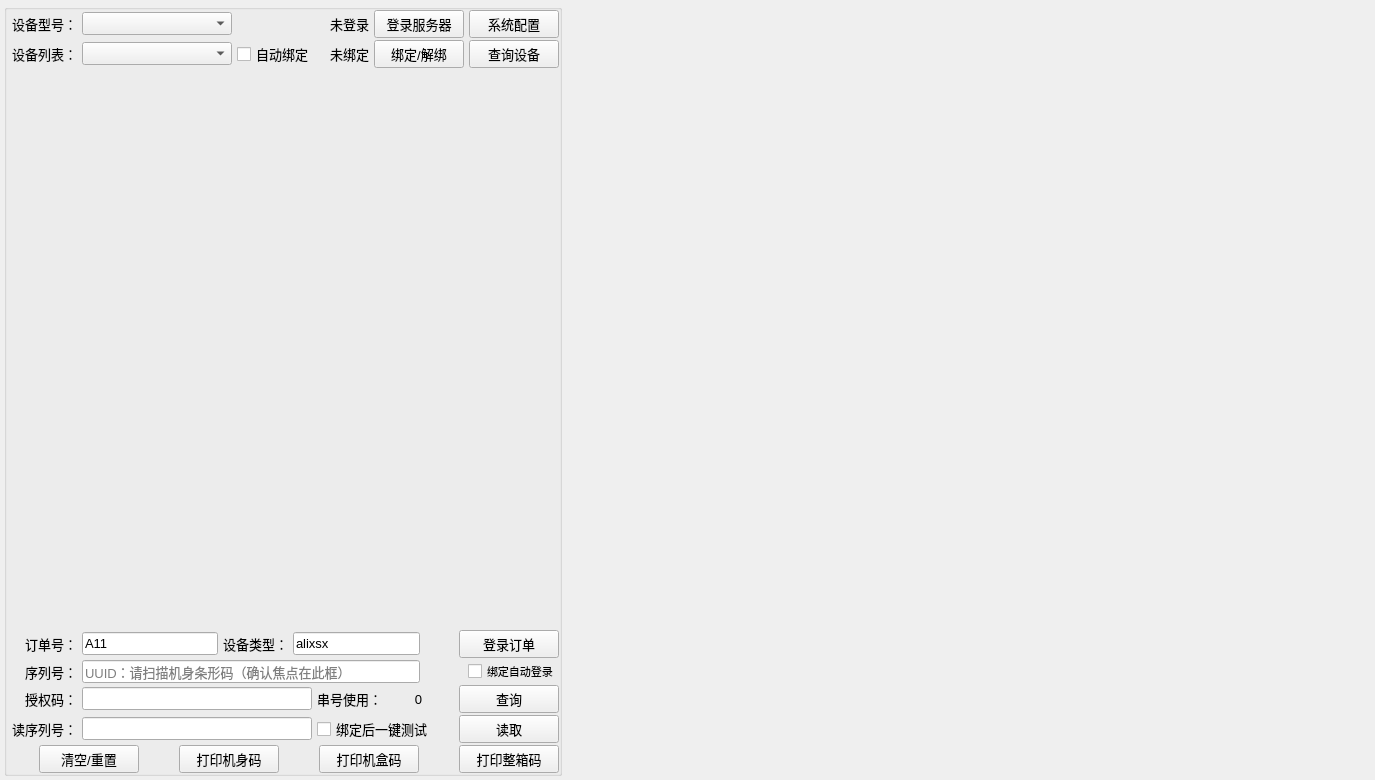
<?xml version="1.0" encoding="UTF-8"?>
<ui version="4.0">
 <class>MainWidget</class>
 <widget class="QWidget" name="MainWidget">
  <property name="geometry">
   <rect>
    <x>0</x>
    <y>0</y>
    <width>1375</width>
    <height>780</height>
   </rect>
  </property>
  <property name="font">
   <font>
    <pointsize>10</pointsize>
   </font>
  </property>
  <property name="windowTitle">
   <string>MainWidget</string>
  </property>
  <layout class="QHBoxLayout" name="horizontalLayout_4">
   <property name="spacing">
    <number>3</number>
   </property>
   <property name="leftMargin">
    <number>3</number>
   </property>
   <property name="topMargin">
    <number>3</number>
   </property>
   <property name="rightMargin">
    <number>3</number>
   </property>
   <property name="bottomMargin">
    <number>3</number>
   </property>
   <item>
    <widget class="QWidget" name="widget_left" native="true">
     <property name="minimumSize">
      <size>
       <width>560</width>
       <height>0</height>
      </size>
     </property>
     <property name="maximumSize">
      <size>
       <width>560</width>
       <height>16777215</height>
      </size>
     </property>
     <property name="font">
      <font>
       <pointsize>10</pointsize>
      </font>
     </property>
     <property name="styleSheet">
      <string notr="true"/>
     </property>
     <layout class="QVBoxLayout" name="verticalLayout_3">
      <property name="spacing">
       <number>1</number>
      </property>
      <property name="leftMargin">
       <number>1</number>
      </property>
      <property name="topMargin">
       <number>1</number>
      </property>
      <property name="rightMargin">
       <number>1</number>
      </property>
      <property name="bottomMargin">
       <number>1</number>
      </property>
      <item>
       <widget class="QGroupBox" name="groupBox">
        <property name="font">
         <font>
          <pointsize>10</pointsize>
         </font>
        </property>
        <property name="title">
         <string/>
        </property>
        <layout class="QVBoxLayout" name="verticalLayout">
         <property name="spacing">
          <number>2</number>
         </property>
         <property name="leftMargin">
          <number>0</number>
         </property>
         <property name="topMargin">
          <number>0</number>
         </property>
         <property name="rightMargin">
          <number>0</number>
         </property>
         <property name="bottomMargin">
          <number>0</number>
         </property>
         <item>
          <layout class="QHBoxLayout" name="horizontalLayout_5">
           <property name="spacing">
            <number>5</number>
           </property>
           <property name="leftMargin">
            <number>5</number>
           </property>
           <item>
            <widget class="QLabel" name="label_16">
             <property name="minimumSize">
              <size>
               <width>0</width>
               <height>0</height>
              </size>
             </property>
             <property name="maximumSize">
              <size>
               <width>16777215</width>
               <height>16777215</height>
              </size>
             </property>
             <property name="font">
              <font>
               <pointsize>10</pointsize>
               <bold>false</bold>
              </font>
             </property>
             <property name="text">
              <string>设备型号：</string>
             </property>
             <property name="alignment">
              <set>Qt::AlignmentFlag::AlignRight|Qt::AlignmentFlag::AlignTrailing|Qt::AlignmentFlag::AlignVCenter</set>
             </property>
            </widget>
           </item>
           <item>
            <widget class="QComboBox" name="comboBox_device_type">
             <property name="minimumSize">
              <size>
               <width>150</width>
               <height>0</height>
              </size>
             </property>
             <property name="maximumSize">
              <size>
               <width>120</width>
               <height>16777215</height>
              </size>
             </property>
             <property name="font">
              <font>
               <pointsize>10</pointsize>
               <bold>false</bold>
              </font>
             </property>
            </widget>
           </item>
           <item>
            <spacer name="horizontalSpacer_3">
             <property name="font">
              <font>
               <pointsize>10</pointsize>
              </font>
             </property>
             <property name="orientation">
              <enum>Qt::Orientation::Horizontal</enum>
             </property>
             <property name="sizeHint" stdset="0">
              <size>
               <width>40</width>
               <height>20</height>
              </size>
             </property>
            </spacer>
           </item>
           <item>
            <widget class="QLabel" name="labelMqttFlag">
             <property name="font">
              <font>
               <pointsize>10</pointsize>
               <bold>false</bold>
              </font>
             </property>
             <property name="text">
              <string>未登录</string>
             </property>
            </widget>
           </item>
           <item>
            <widget class="QPushButton" name="pushButtonMqtt">
             <property name="minimumSize">
              <size>
               <width>90</width>
               <height>0</height>
              </size>
             </property>
             <property name="font">
              <font>
               <pointsize>10</pointsize>
               <bold>false</bold>
              </font>
             </property>
             <property name="cursor">
              <cursorShape>PointingHandCursor</cursorShape>
             </property>
             <property name="text">
              <string>登录服务器</string>
             </property>
            </widget>
           </item>
           <item>
            <widget class="QPushButton" name="pushButtonSystemCfg">
             <property name="minimumSize">
              <size>
               <width>90</width>
               <height>0</height>
              </size>
             </property>
             <property name="font">
              <font>
               <pointsize>10</pointsize>
               <bold>false</bold>
              </font>
             </property>
             <property name="cursor">
              <cursorShape>PointingHandCursor</cursorShape>
             </property>
             <property name="text">
              <string>系统配置</string>
             </property>
            </widget>
           </item>
          </layout>
         </item>
         <item>
          <layout class="QHBoxLayout" name="horizontalLayout_3">
           <property name="spacing">
            <number>5</number>
           </property>
           <property name="leftMargin">
            <number>5</number>
           </property>
           <item>
            <widget class="QLabel" name="label_3">
             <property name="minimumSize">
              <size>
               <width>0</width>
               <height>0</height>
              </size>
             </property>
             <property name="maximumSize">
              <size>
               <width>16777215</width>
               <height>16777215</height>
              </size>
             </property>
             <property name="font">
              <font>
               <pointsize>10</pointsize>
               <bold>false</bold>
              </font>
             </property>
             <property name="text">
              <string>设备列表：</string>
             </property>
             <property name="alignment">
              <set>Qt::AlignmentFlag::AlignRight|Qt::AlignmentFlag::AlignTrailing|Qt::AlignmentFlag::AlignVCenter</set>
             </property>
            </widget>
           </item>
           <item>
            <widget class="QComboBox" name="comboBoxDeviceList">
             <property name="enabled">
              <bool>true</bool>
             </property>
             <property name="minimumSize">
              <size>
               <width>150</width>
               <height>0</height>
              </size>
             </property>
             <property name="maximumSize">
              <size>
               <width>120</width>
               <height>16777215</height>
              </size>
             </property>
             <property name="font">
              <font>
               <pointsize>10</pointsize>
               <bold>false</bold>
              </font>
             </property>
            </widget>
           </item>
           <item>
            <widget class="QCheckBox" name="checkBoxAutoBind">
             <property name="text">
              <string>自动绑定</string>
             </property>
            </widget>
           </item>
           <item>
            <spacer name="horizontalSpacer_2">
             <property name="font">
              <font>
               <pointsize>10</pointsize>
              </font>
             </property>
             <property name="orientation">
              <enum>Qt::Orientation::Horizontal</enum>
             </property>
             <property name="sizeHint" stdset="0">
              <size>
               <width>40</width>
               <height>20</height>
              </size>
             </property>
            </spacer>
           </item>
           <item>
            <widget class="QLabel" name="labelBindFlag">
             <property name="font">
              <font>
               <pointsize>10</pointsize>
               <bold>false</bold>
              </font>
             </property>
             <property name="text">
              <string>未绑定</string>
             </property>
            </widget>
           </item>
           <item>
            <widget class="QPushButton" name="pushButtonBind">
             <property name="minimumSize">
              <size>
               <width>90</width>
               <height>0</height>
              </size>
             </property>
             <property name="font">
              <font>
               <pointsize>10</pointsize>
               <bold>false</bold>
              </font>
             </property>
             <property name="cursor">
              <cursorShape>PointingHandCursor</cursorShape>
             </property>
             <property name="text">
              <string>绑定/解绑</string>
             </property>
            </widget>
           </item>
           <item>
            <widget class="QPushButton" name="pbtn_inquire_devices">
             <property name="minimumSize">
              <size>
               <width>90</width>
               <height>0</height>
              </size>
             </property>
             <property name="maximumSize">
              <size>
               <width>16777215</width>
               <height>16777215</height>
              </size>
             </property>
             <property name="font">
              <font>
               <pointsize>10</pointsize>
               <bold>false</bold>
              </font>
             </property>
             <property name="cursor">
              <cursorShape>PointingHandCursor</cursorShape>
             </property>
             <property name="text">
              <string>查询设备</string>
             </property>
            </widget>
           </item>
          </layout>
         </item>
         <item>
          <widget class="BatchTestWidget" name="widget_batch_test" native="true">
           <property name="sizePolicy">
            <sizepolicy hsizetype="Preferred" vsizetype="Expanding">
             <horstretch>0</horstretch>
             <verstretch>0</verstretch>
            </sizepolicy>
           </property>
           <property name="maximumSize">
            <size>
             <width>16777215</width>
             <height>16777215</height>
            </size>
           </property>
           <property name="font">
            <font>
             <pointsize>10</pointsize>
            </font>
           </property>
          </widget>
         </item>
         <item>
          <layout class="QHBoxLayout" name="horizontalLayout_9">
           <property name="spacing">
            <number>5</number>
           </property>
           <property name="leftMargin">
            <number>5</number>
           </property>
           <item>
            <widget class="QLabel" name="label_17">
             <property name="minimumSize">
              <size>
               <width>65</width>
               <height>0</height>
              </size>
             </property>
             <property name="maximumSize">
              <size>
               <width>65</width>
               <height>16777215</height>
              </size>
             </property>
             <property name="font">
              <font>
               <pointsize>10</pointsize>
               <bold>false</bold>
              </font>
             </property>
             <property name="text">
              <string>订单号：</string>
             </property>
             <property name="alignment">
              <set>Qt::AlignmentFlag::AlignRight|Qt::AlignmentFlag::AlignTrailing|Qt::AlignmentFlag::AlignVCenter</set>
             </property>
            </widget>
           </item>
           <item>
            <widget class="QLineEdit" name="lineEdit_order_no">
             <property name="minimumSize">
              <size>
               <width>136</width>
               <height>0</height>
              </size>
             </property>
             <property name="maximumSize">
              <size>
               <width>120</width>
               <height>16777215</height>
              </size>
             </property>
             <property name="font">
              <font>
               <pointsize>10</pointsize>
               <bold>false</bold>
              </font>
             </property>
             <property name="text">
              <string>A11</string>
             </property>
            </widget>
           </item>
           <item>
            <widget class="QLabel" name="label_18">
             <property name="minimumSize">
              <size>
               <width>0</width>
               <height>0</height>
              </size>
             </property>
             <property name="maximumSize">
              <size>
               <width>16777215</width>
               <height>16777215</height>
              </size>
             </property>
             <property name="font">
              <font>
               <pointsize>10</pointsize>
               <bold>false</bold>
              </font>
             </property>
             <property name="text">
              <string>设备类型：</string>
             </property>
             <property name="alignment">
              <set>Qt::AlignmentFlag::AlignRight|Qt::AlignmentFlag::AlignTrailing|Qt::AlignmentFlag::AlignVCenter</set>
             </property>
            </widget>
           </item>
           <item>
            <widget class="QLineEdit" name="lineEdit_device_type">
             <property name="minimumSize">
              <size>
               <width>127</width>
               <height>0</height>
              </size>
             </property>
             <property name="maximumSize">
              <size>
               <width>100</width>
               <height>16777215</height>
              </size>
             </property>
             <property name="font">
              <font>
               <pointsize>10</pointsize>
               <bold>false</bold>
              </font>
             </property>
             <property name="contextMenuPolicy">
              <enum>Qt::ContextMenuPolicy::ActionsContextMenu</enum>
             </property>
             <property name="text">
              <string>alixsx</string>
             </property>
             <property name="echoMode">
              <enum>QLineEdit::EchoMode::Normal</enum>
             </property>
            </widget>
           </item>
           <item>
            <spacer name="horizontalSpacer">
             <property name="font">
              <font>
               <pointsize>10</pointsize>
              </font>
             </property>
             <property name="orientation">
              <enum>Qt::Orientation::Horizontal</enum>
             </property>
             <property name="sizeHint" stdset="0">
              <size>
               <width>40</width>
               <height>20</height>
              </size>
             </property>
            </spacer>
           </item>
           <item>
            <widget class="QPushButton" name="pbtn_login_order">
             <property name="minimumSize">
              <size>
               <width>100</width>
               <height>0</height>
              </size>
             </property>
             <property name="maximumSize">
              <size>
               <width>70</width>
               <height>16777215</height>
              </size>
             </property>
             <property name="font">
              <font>
               <pointsize>10</pointsize>
               <bold>false</bold>
              </font>
             </property>
             <property name="cursor">
              <cursorShape>PointingHandCursor</cursorShape>
             </property>
             <property name="focusPolicy">
              <enum>Qt::FocusPolicy::NoFocus</enum>
             </property>
             <property name="text">
              <string>登录订单</string>
             </property>
            </widget>
           </item>
          </layout>
         </item>
         <item>
          <layout class="QHBoxLayout" name="horizontalLayout">
           <property name="spacing">
            <number>5</number>
           </property>
           <property name="leftMargin">
            <number>5</number>
           </property>
           <item>
            <widget class="QLabel" name="label">
             <property name="minimumSize">
              <size>
               <width>65</width>
               <height>0</height>
              </size>
             </property>
             <property name="maximumSize">
              <size>
               <width>65</width>
               <height>16777215</height>
              </size>
             </property>
             <property name="font">
              <font>
               <pointsize>10</pointsize>
               <bold>false</bold>
              </font>
             </property>
             <property name="text">
              <string>序列号：</string>
             </property>
             <property name="alignment">
              <set>Qt::AlignmentFlag::AlignRight|Qt::AlignmentFlag::AlignTrailing|Qt::AlignmentFlag::AlignVCenter</set>
             </property>
            </widget>
           </item>
           <item>
            <widget class="QLineEdit" name="lineEditDeviceSN">
             <property name="minimumSize">
              <size>
               <width>338</width>
               <height>0</height>
              </size>
             </property>
             <property name="maximumSize">
              <size>
               <width>280</width>
               <height>16777215</height>
              </size>
             </property>
             <property name="font">
              <font>
               <pointsize>10</pointsize>
               <bold>false</bold>
              </font>
             </property>
             <property name="text">
              <string/>
             </property>
             <property name="frame">
              <bool>true</bool>
             </property>
             <property name="placeholderText">
              <string>UUID：请扫描机身条形码（确认焦点在此框）</string>
             </property>
            </widget>
           </item>
           <item>
            <spacer name="horizontalSpacer_4">
             <property name="font">
              <font>
               <pointsize>10</pointsize>
              </font>
             </property>
             <property name="orientation">
              <enum>Qt::Orientation::Horizontal</enum>
             </property>
             <property name="sizeHint" stdset="0">
              <size>
               <width>40</width>
               <height>20</height>
              </size>
             </property>
            </spacer>
           </item>
           <item>
            <widget class="QCheckBox" name="checkBoxAutoLogin">
             <property name="font">
              <font>
               <pointsize>8</pointsize>
              </font>
             </property>
             <property name="text">
              <string>绑定自动登录</string>
             </property>
            </widget>
           </item>
          </layout>
         </item>
         <item>
          <layout class="QHBoxLayout" name="horizontalLayout_2">
           <property name="spacing">
            <number>5</number>
           </property>
           <property name="leftMargin">
            <number>5</number>
           </property>
           <item>
            <widget class="QLabel" name="label_2">
             <property name="minimumSize">
              <size>
               <width>65</width>
               <height>0</height>
              </size>
             </property>
             <property name="maximumSize">
              <size>
               <width>65</width>
               <height>16777215</height>
              </size>
             </property>
             <property name="font">
              <font>
               <pointsize>10</pointsize>
               <bold>false</bold>
              </font>
             </property>
             <property name="text">
              <string>授权码：</string>
             </property>
             <property name="alignment">
              <set>Qt::AlignmentFlag::AlignRight|Qt::AlignmentFlag::AlignTrailing|Qt::AlignmentFlag::AlignVCenter</set>
             </property>
            </widget>
           </item>
           <item>
            <widget class="QLineEdit" name="lineEditDeviceKey">
             <property name="minimumSize">
              <size>
               <width>230</width>
               <height>0</height>
              </size>
             </property>
             <property name="maximumSize">
              <size>
               <width>230</width>
               <height>16777215</height>
              </size>
             </property>
             <property name="font">
              <font>
               <pointsize>10</pointsize>
               <bold>false</bold>
              </font>
             </property>
             <property name="text">
              <string/>
             </property>
             <property name="frame">
              <bool>true</bool>
             </property>
             <property name="readOnly">
              <bool>true</bool>
             </property>
            </widget>
           </item>
           <item>
            <widget class="QLabel" name="label_5">
             <property name="minimumSize">
              <size>
               <width>65</width>
               <height>0</height>
              </size>
             </property>
             <property name="maximumSize">
              <size>
               <width>65</width>
               <height>16777215</height>
              </size>
             </property>
             <property name="font">
              <font>
               <pointsize>10</pointsize>
               <bold>false</bold>
              </font>
             </property>
             <property name="text">
              <string>串号使用：</string>
             </property>
             <property name="alignment">
              <set>Qt::AlignmentFlag::AlignRight|Qt::AlignmentFlag::AlignTrailing|Qt::AlignmentFlag::AlignVCenter</set>
             </property>
            </widget>
           </item>
           <item>
            <widget class="QLabel" name="labelOrderCount">
             <property name="minimumSize">
              <size>
               <width>35</width>
               <height>0</height>
              </size>
             </property>
             <property name="maximumSize">
              <size>
               <width>635</width>
               <height>16777215</height>
              </size>
             </property>
             <property name="font">
              <font>
               <pointsize>10</pointsize>
               <bold>false</bold>
              </font>
             </property>
             <property name="text">
              <string>0</string>
             </property>
             <property name="alignment">
              <set>Qt::AlignmentFlag::AlignRight|Qt::AlignmentFlag::AlignTrailing|Qt::AlignmentFlag::AlignVCenter</set>
             </property>
            </widget>
           </item>
           <item>
            <spacer name="horizontalSpacer_5">
             <property name="font">
              <font>
               <pointsize>10</pointsize>
              </font>
             </property>
             <property name="orientation">
              <enum>Qt::Orientation::Horizontal</enum>
             </property>
             <property name="sizeHint" stdset="0">
              <size>
               <width>40</width>
               <height>20</height>
              </size>
             </property>
            </spacer>
           </item>
           <item>
            <widget class="QPushButton" name="pushButtonGetOrderCount">
             <property name="minimumSize">
              <size>
               <width>100</width>
               <height>0</height>
              </size>
             </property>
             <property name="font">
              <font>
               <pointsize>10</pointsize>
               <bold>false</bold>
              </font>
             </property>
             <property name="cursor">
              <cursorShape>PointingHandCursor</cursorShape>
             </property>
             <property name="text">
              <string>查询</string>
             </property>
            </widget>
           </item>
          </layout>
         </item>
         <item>
          <layout class="QHBoxLayout" name="horizontalLayout_7">
           <property name="spacing">
            <number>5</number>
           </property>
           <property name="leftMargin">
            <number>5</number>
           </property>
           <item>
            <widget class="QLabel" name="label_4">
             <property name="minimumSize">
              <size>
               <width>65</width>
               <height>0</height>
              </size>
             </property>
             <property name="maximumSize">
              <size>
               <width>65</width>
               <height>16777215</height>
              </size>
             </property>
             <property name="font">
              <font>
               <pointsize>10</pointsize>
               <bold>false</bold>
              </font>
             </property>
             <property name="midLineWidth">
              <number>-1</number>
             </property>
             <property name="text">
              <string>读序列号：</string>
             </property>
            </widget>
           </item>
           <item>
            <widget class="QLineEdit" name="lineEditEchoSN">
             <property name="minimumSize">
              <size>
               <width>230</width>
               <height>0</height>
              </size>
             </property>
             <property name="maximumSize">
              <size>
               <width>230</width>
               <height>16777215</height>
              </size>
             </property>
             <property name="font">
              <font>
               <pointsize>10</pointsize>
               <bold>false</bold>
              </font>
             </property>
             <property name="text">
              <string/>
             </property>
             <property name="frame">
              <bool>true</bool>
             </property>
             <property name="readOnly">
              <bool>true</bool>
             </property>
            </widget>
           </item>
           <item>
            <widget class="QCheckBox" name="checkBoxAutoTest">
             <property name="text">
              <string>绑定后一键测试</string>
             </property>
            </widget>
           </item>
           <item>
            <spacer name="horizontalSpacer_7">
             <property name="font">
              <font>
               <pointsize>10</pointsize>
              </font>
             </property>
             <property name="orientation">
              <enum>Qt::Orientation::Horizontal</enum>
             </property>
             <property name="sizeHint" stdset="0">
              <size>
               <width>40</width>
               <height>20</height>
              </size>
             </property>
            </spacer>
           </item>
           <item>
            <widget class="QPushButton" name="pushButtonReadSN">
             <property name="minimumSize">
              <size>
               <width>100</width>
               <height>0</height>
              </size>
             </property>
             <property name="font">
              <font>
               <pointsize>10</pointsize>
               <bold>false</bold>
              </font>
             </property>
             <property name="cursor">
              <cursorShape>PointingHandCursor</cursorShape>
             </property>
             <property name="text">
              <string>读取</string>
             </property>
            </widget>
           </item>
          </layout>
         </item>
         <item>
          <layout class="QHBoxLayout" name="horizontalLayout_6">
           <property name="spacing">
            <number>40</number>
           </property>
           <property name="leftMargin">
            <number>5</number>
           </property>
           <property name="rightMargin">
            <number>0</number>
           </property>
           <item>
            <spacer name="horizontalSpacer_6">
             <property name="font">
              <font>
               <pointsize>10</pointsize>
              </font>
             </property>
             <property name="orientation">
              <enum>Qt::Orientation::Horizontal</enum>
             </property>
             <property name="sizeHint" stdset="0">
              <size>
               <width>40</width>
               <height>20</height>
              </size>
             </property>
            </spacer>
           </item>
           <item>
            <widget class="QPushButton" name="pushButtonClear">
             <property name="minimumSize">
              <size>
               <width>100</width>
               <height>0</height>
              </size>
             </property>
             <property name="font">
              <font>
               <pointsize>10</pointsize>
               <bold>false</bold>
              </font>
             </property>
             <property name="cursor">
              <cursorShape>PointingHandCursor</cursorShape>
             </property>
             <property name="text">
              <string>清空/重置</string>
             </property>
            </widget>
           </item>
           <item>
            <widget class="QPushButton" name="pbtn_print_dev_label">
             <property name="minimumSize">
              <size>
               <width>100</width>
               <height>0</height>
              </size>
             </property>
             <property name="maximumSize">
              <size>
               <width>100</width>
               <height>16777215</height>
              </size>
             </property>
             <property name="font">
              <font>
               <pointsize>10</pointsize>
               <bold>false</bold>
              </font>
             </property>
             <property name="cursor">
              <cursorShape>PointingHandCursor</cursorShape>
             </property>
             <property name="text">
              <string>打印机身码</string>
             </property>
            </widget>
           </item>
           <item>
            <widget class="QPushButton" name="pbtn_print_box_label">
             <property name="minimumSize">
              <size>
               <width>100</width>
               <height>0</height>
              </size>
             </property>
             <property name="maximumSize">
              <size>
               <width>100</width>
               <height>16777215</height>
              </size>
             </property>
             <property name="font">
              <font>
               <pointsize>10</pointsize>
               <bold>false</bold>
              </font>
             </property>
             <property name="cursor">
              <cursorShape>PointingHandCursor</cursorShape>
             </property>
             <property name="text">
              <string>打印机盒码</string>
             </property>
            </widget>
           </item>
           <item>
            <widget class="QPushButton" name="pbtn_print_pack_label">
             <property name="minimumSize">
              <size>
               <width>100</width>
               <height>0</height>
              </size>
             </property>
             <property name="maximumSize">
              <size>
               <width>100</width>
               <height>16777215</height>
              </size>
             </property>
             <property name="font">
              <font>
               <pointsize>10</pointsize>
               <bold>false</bold>
              </font>
             </property>
             <property name="cursor">
              <cursorShape>PointingHandCursor</cursorShape>
             </property>
             <property name="text">
              <string>打印整箱码</string>
             </property>
            </widget>
           </item>
          </layout>
         </item>
        </layout>
       </widget>
      </item>
     </layout>
    </widget>
   </item>
   <item>
    <widget class="VideoAndPtzWidget" name="widget_video" native="true">
     <property name="sizePolicy">
      <sizepolicy hsizetype="Expanding" vsizetype="Expanding">
       <horstretch>0</horstretch>
       <verstretch>0</verstretch>
      </sizepolicy>
     </property>
     <property name="font">
      <font>
       <pointsize>10</pointsize>
      </font>
     </property>
    </widget>
   </item>
  </layout>
 </widget>
 <customwidgets>
  <customwidget>
   <class>BatchTestWidget</class>
   <extends>QWidget</extends>
   <header>BatchTestWidget.h</header>
   <container>1</container>
  </customwidget>
  <customwidget>
   <class>VideoAndPtzWidget</class>
   <extends>QWidget</extends>
   <header>VideoAndPtzWidget.h</header>
   <container>1</container>
  </customwidget>
 </customwidgets>
 <resources/>
 <connections/>
</ui>
